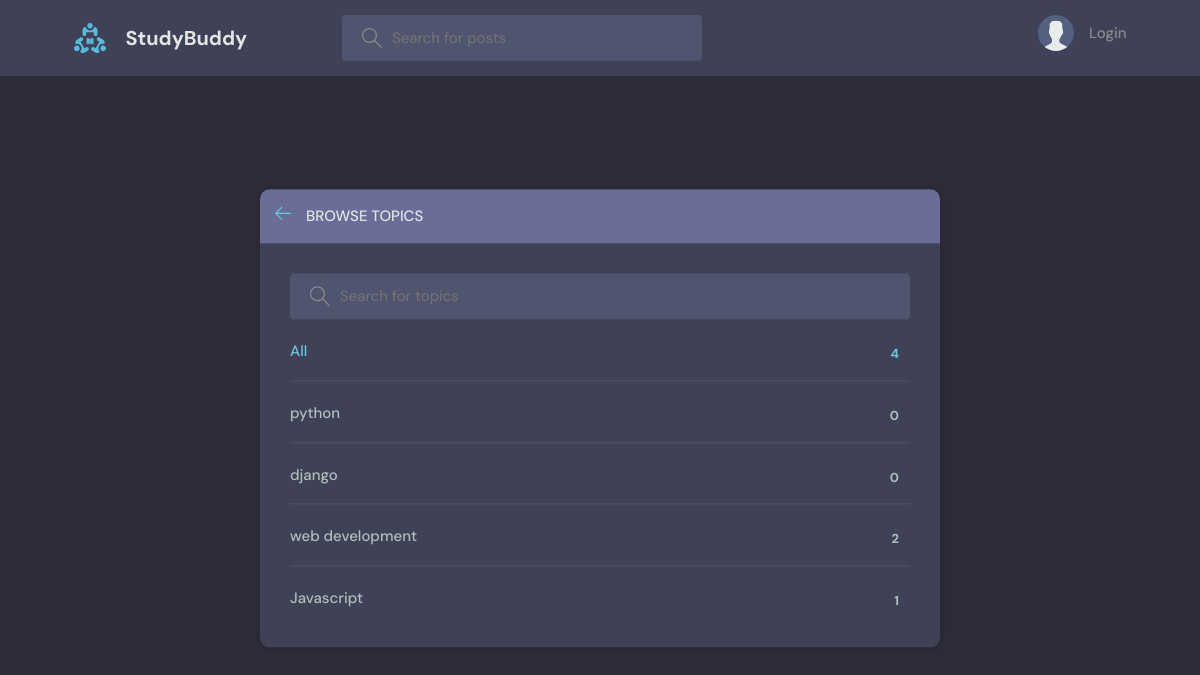
The page /topics/ on the database as committed earlier.
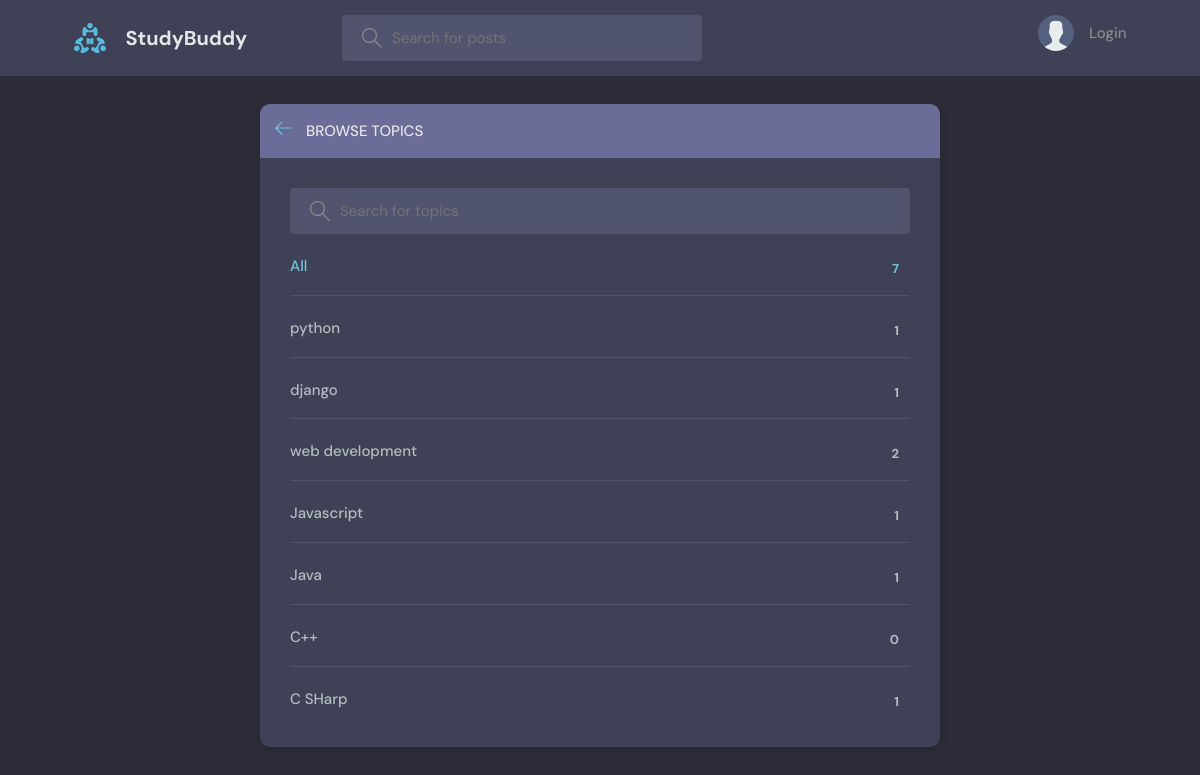
The same page on the database as committed later.
### base/models.py (models this page shows, shortened)
class Topic(models.Model):
    name = models.CharField(max_length=200)

### base/views.py (the view)
# urls.py: path("topics/", views.topicsPage, name="topics"),
def topicsPage(request):
    q = request.GET.get("q") if request.GET.get("q") != None else ""
    topics = Topic.objects.filter(name__icontains=q)
    return render(request, "base/topics.html", {"topics": topics})

### base/templates/base/topics.html (shortened to what this page needs)
{% extends 'main.html' %} {% block content %}
<main class="create-room layout">
  <div class="container">
    <div class="layout__box">
      <div class="layout__boxHeader">
        <div class="layout__boxTitle">
          <a href="{% url 'home' %}">
            <svg
              version="1.1"
              xmlns="http://www.w3.org/2000/svg"
              width="32"
              height="32"
              viewBox="0 0 32 32"
            >
              <title>arrow-left</title>
              <path
                d="M13.723 2.286l-13.723 13.714 13.719 13.714 1.616-1.611-10.96-10.96h27.625v-2.286h-27.625l10.965-10.965-1.616-1.607z"
              ></path>
            </svg>
          </a>
          <h3>Browse Topics</h3>
        </div>
      </div>
      <div class="topics-page layout__body">
        <form action="" method="GET" class="header__search">
          <label>
            <input name="q" placeholder="Search for topics" />
          </label>
        </form>
        <ul class="topics__list">
          <li>
            <a href="{% url 'home' %}" class="active"
              >All <span>{{topics.count}}</span></a
            >
          </li>
          {% for topic in topics %}
          <li>
            <a href="{% url 'home' %}?q={{topic.name}}"
              >{{topic.name}} <span>{{topic.room_set.all.count}}</span></a
            >
          </li>
          {% endfor %}
        </ul>
      </div>
    </div>
  </div>
</main>
{% endblock %}

Rows that differ between the two databases and show on the page:
computed for Topic "python": room_set.all.count "0" → "1"
computed for Topic "django": room_set.all.count "0" → "1"
added Topic: name "Java", room_set.all.count "1"
added Topic: name "C++", room_set.all.count "0"
added Topic: name "C SHarp", room_set.all.count "1"
Other text that changed with them:
{{ topics.count }}: "4" → "7"
